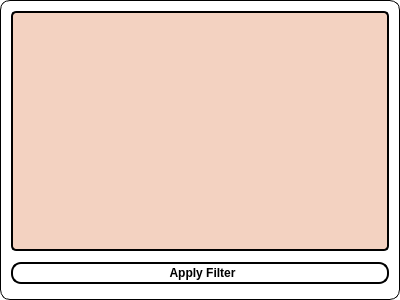
<?xml version="1.0" encoding="UTF-8"?>
<ui version="4.0">
 <class>filterWidget</class>
 <widget class="QWidget" name="filterWidget">
  <property name="geometry">
   <rect>
    <x>0</x>
    <y>0</y>
    <width>400</width>
    <height>300</height>
   </rect>
  </property>
  <property name="windowTitle">
   <string>Form</string>
  </property>
  <property name="styleSheet">
   <string notr="true">background: white;
border: 1px solid black;
border-radius: 10px;</string>
  </property>
  <layout class="QVBoxLayout" name="verticalLayout_2">
   <item>
    <layout class="QVBoxLayout" name="verticalLayout">
     <item>
      <widget class="QScrollArea" name="scrollArea">
       <property name="styleSheet">
        <string notr="true">border: 2px solid black;
border-radius: 5px;
background: #f3d2c1;
padding: 10px;
</string>
       </property>
       <property name="sizeAdjustPolicy">
        <enum>QAbstractScrollArea::SizeAdjustPolicy::AdjustIgnored</enum>
       </property>
       <property name="widgetResizable">
        <bool>true</bool>
       </property>
       <widget class="QWidget" name="scrollWidgetCategory">
        <property name="geometry">
         <rect>
          <x>0</x>
          <y>0</y>
          <width>356</width>
          <height>214</height>
         </rect>
        </property>
        <property name="styleSheet">
         <string notr="true">border: 0;
margin: 0;
padding: 0;</string>
        </property>
        <layout class="QVBoxLayout" name="scroll_categories_layout">
         <property name="spacing">
          <number>0</number>
         </property>
         <property name="leftMargin">
          <number>5</number>
         </property>
         <property name="topMargin">
          <number>5</number>
         </property>
         <property name="rightMargin">
          <number>5</number>
         </property>
         <property name="bottomMargin">
          <number>5</number>
         </property>
        </layout>
       </widget>
      </widget>
     </item>
     <item>
      <widget class="QPushButton" name="apply_filter_btn">
       <property name="styleSheet">
        <string notr="true">margin: 5px 0px 5px 0px;
padding: 2px 0px 2px 5px;
border: 2px solid black;
border-radius: 10px;
color: black;
background: white;
font: bold;</string>
       </property>
       <property name="text">
        <string>Apply Filter</string>
       </property>
      </widget>
     </item>
    </layout>
   </item>
  </layout>
 </widget>
 <resources/>
 <connections/>
</ui>
